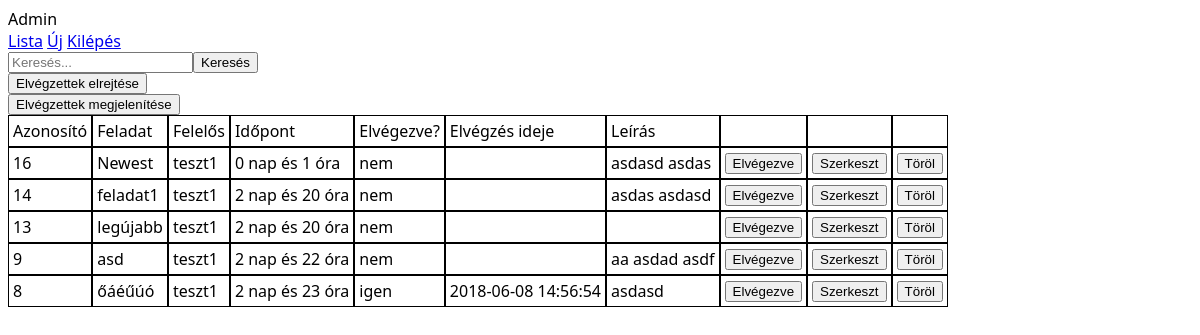
The app's page /admin.php with its own data.
### tables this page shows
CREATE TABLE IF NOT EXISTS `ToDo` (
  `ToDoID` int(11) NOT NULL auto_increment,
  `ToDoName` varchar(50) NOT NULL,
  `UserID` int(11) NOT NULL,
  `Description` varchar(255) NOT NULL,
  `CreatedAt` datetime NOT NULL,
  `FinishedFlag` int(11) NOT NULL,
  `FinishedAt` datetime NOT NULL,
  PRIMARY KEY  (`ToDoID`)
);

CREATE TABLE IF NOT EXISTS `User` (
  `UserID` int(11) NOT NULL auto_increment,
  `UserName` varchar(50) NOT NULL,
  `Password` varchar(255) NOT NULL,
  `Email` varchar(100) NOT NULL,
  `CreatedAt` datetime NOT NULL,
  `ActiveFlag` int(11) NOT NULL,
  `Session` varchar(255) NOT NULL,
  PRIMARY KEY  (`UserID`)
);

### admin.php (the view, shortened to what this page needs)
<?php
include "functions.php";
$Type = $_REQUEST["Type"];
$Filter = $_POST["filter"];
$hideFinished = $_POST["hidefinished"];
?>
<!DOCTYPE html PUBLIC "-//W3C//DTD XHTML 1.0 Transitional//EN" "http://www.w3.org/TR/xhtml1/DTD/xhtml1-transitional.dtd">
<html xmlns="http://www.w3.org/1999/xhtml">
<head>
</head>
<body>
  <div>Admin</div>
  <a href="admin.php">Lista</a>
  <a href="admin.php?Type=new">Új</a>
  <a href="logout.php">Kilépés</a>
<?
if (strlen($Type)==0){
?>
  <form method="post" target="_self">
    <input type="text" name="filter" placeholder="Keresés..." /><input type="submit" value="Keresés" />
  </form>
  <form method="post" target="_self">
    <input type="hidden" name="hidefinished" value="Y" /><input type="submit" value="Elvégzettek elrejtése" />
  </form>
  <form method="post" target="_self">
    <input type="hidden" name="hidefinished" value="N" /><input type="submit" value="Elvégzettek megjelenítése" />
  </form>
  <table>
    <tr>
      <td>Azonosító</td>
      <td>Feladat</td>
      <td>Felelős</td>
      <td>Időpont</td>
      <td>Elvégezve?</td>
      <td>Elvégzés ideje</td>
      <td>Leírás</td>
      <td>&nbsp;</td>
      <td>&nbsp;</td>
      <td>&nbsp;</td>
    </tr>
  <?
  if (strlen($Filter)>0 && $Filter!="*"){
    $Filter = "%" . $Filter . "%";
    if(!isset($_COOKIE["hidefinished"]) || $hideFinished=="N"){
      $stmt = mysqli_prepare($con,"SELECT ToDoID,ToDoName,UserID,CreatedAt,FinishedFlag,FinishedAt,Description FROM ToDo WHERE ToDoName LIKE ? OR Description LIKE ? ORDER BY FinishedFlag,FinishedAt DESC,CreatedAt DESC");
    }else if ($_COOKIE["hidefinished"]=="Y" || $hideFinished=="Y"){
      $stmt = mysqli_prepare($con,"SELECT ToDoID,ToDoName,UserID,CreatedAt,FinishedFlag,FinishedAt,Description FROM ToDo WHERE ( ToDoName LIKE ? OR Description LIKE ? ) AND IFNULL(FinishedFlag,0)<>1 ORDER BY FinishedFlag,FinishedAt DESC,CreatedAt DESC");
    }else{
      $stmt = mysqli_prepare($con,"SELECT ToDoID,ToDoName,UserID,CreatedAt,FinishedFlag,FinishedAt,Description FROM ToDo WHERE ToDoName LIKE ? OR Description LIKE ? ORDER BY FinishedFlag,FinishedAt DESC,CreatedAt DESC");
    }
    mysqli_stmt_bind_param($stmt, "ss", $Filter, $Filter);
  }else{
    if(!isset($_COOKIE["hidefinished"]) || $hideFinished=="N"){
      $stmt = mysqli_prepare($con,"SELECT ToDoID,ToDoName,UserID,CreatedAt,FinishedFlag,FinishedAt,Description FROM ToDo ORDER BY FinishedFlag,FinishedAt DESC,CreatedAt DESC");
    }else if ($_COOKIE["hidefinished"]=="Y" || $hideFinished=="Y"){
      $stmt = mysqli_prepare($con,"SELECT ToDoID,ToDoName,UserID,CreatedAt,FinishedFlag,FinishedAt,Description FROM ToDo WHERE IFNULL(FinishedFlag,0)<>1 ORDER BY FinishedFlag,FinishedAt DESC,CreatedAt DESC");
    }else{
      $stmt = mysqli_prepare($con,"SELECT ToDoID,ToDoName,UserID,CreatedAt,FinishedFlag,FinishedAt,Description FROM ToDo ORDER BY FinishedFlag,FinishedAt DESC,CreatedAt DESC");
    }
  }
  mysqli_stmt_execute($stmt);
  mysqli_stmt_store_result($stmt);
  mysqli_stmt_bind_result($stmt, $todoID, $todoName, $userID, $createdAt, $finishedFlag, $finishedAt, $desc);
  $rowsNum = mysqli_stmt_num_rows($stmt);
  if ($rowsNum==0){
  ?>
    <tr>
      <td colspan="10" >Jelenleg nincsenek feladatok!</td>
    </tr>
  <?
  }else{
    while(mysqli_stmt_fetch($stmt)) {
  ?>
    <tr>
      <td>
        <?=$todoID?>
      </td>
      <td>
        <?=htmlspecialchars($todoName)?>
      </td>
      <td>
        <?
          if (strlen($userID)>0){
            $SQLresult2 = mysqli_query($con,"SELECT UserID,UserName FROM User WHERE UserID=" . intval($userID));
            while($row2 = mysqli_fetch_assoc($SQLresult2)) {
              echo htmlspecialchars($row2['UserName']);
            }
          }
        ?>
      </td>
      <td>
        <?
          $datetime1 = $createdAt;
          $datetime2 = date('Y-m-d H:i:s');
          $diff = abs(strtotime($datetime2) - strtotime($datetime1));
          $days = floor($diff / (3600*24));
          $hours = floor(($diff - $days * (3600 * 24)) / 3600);
          echo $days . " nap és " . $hours . " óra";
        ?>
      </td>
      <td>
        <?
          if ($finishedFlag=="1"){
            echo "igen";
          }else{
            echo "nem";
          }
        ?>
      </td>
      <td>
        <?
          if ($finishedAt!="0000-00-00 00:00:00"){
            echo $finishedAt;
          }
        ?>
      </td>
      <td>
        <?=htmlspecialchars($desc)?>
      </td>
      <td>
        <button onclick="submitFinished(<?=$todoID?>)" >Elvégezve</button>
      </td>
      <td>
        <button onclick="window.location.href='admin.php?Type=modify&id=<?=$todoID?>'" >Szerkeszt</button>
      </td>
      <td>
        <button onclick="submitDelete(<?=$todoID?>)" >Töröl</button>
      </td>
    </tr>
  <?
    }
  }
  ?>
  </table>
<?
}
?>
</body>
</html>

### style.css (style rules this page uses)
body { font-family:'Segoe UI', Tahoma, Geneva, Verdana, sans-serif; }
table { border:0; border-spacing:0; }
td { border:1px solid black; padding:4px; }

### records on screen
todo: todoID "16", todoName "Newest", hours "1", shows "nem", desc "asdasd asdas"
user: UserName "teszt1"
todo: todoID "14", todoName "feladat1", hours "20", shows "nem", desc "asdas asdasd"
todo: todoID "13", todoName "legújabb", hours "20", shows "nem"
todo: todoID "9", todoName "asd", hours "22", shows "nem", desc "aa asdad asdf"
todo: todoID "8", todoName "őáéűúó", hours "23", shows "igen", desc "asdasd"
